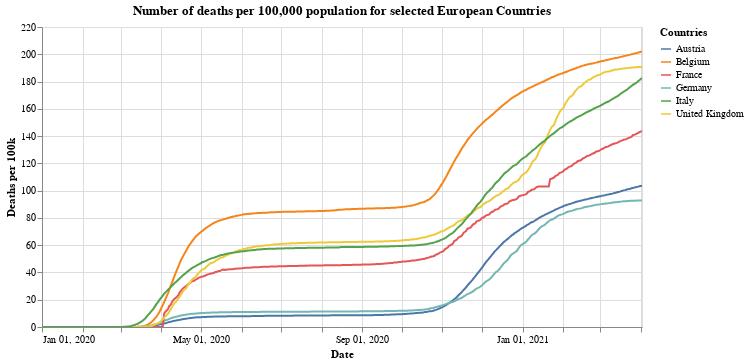

Here is the notebook cell this chart was saved with:
### Markdown cell above
## Total deaths per 100,000

### Code cell
#collapse
alt.Chart(x_small).mark_line().encode(
    x=alt.X("yearmonthdate(date):T", axis=alt.Axis(title='Date')),
    y=alt.Y("deaths_per:Q", axis=alt.Axis(title='Deaths per 100k')),
    tooltip='id',
    color=alt.Color('id', legend=alt.Legend(title="Countries")),
    opacity=alt.condition(leg_selection, alt.value(1), alt.value(0.2))
).add_selection(leg_selection).properties(title='Number of deaths per 100,000 population for selected European Countries', width=600).interactive()

### Figure 1 — Vega-Lite specification as saved in the notebook (floating-point values rounded to 4 significant figures; data arrays with more than 128 entries replaced by an {"elided": "..."} marker saying what was removed)
{"config": {"view": {"continuousWidth": 400, "continuousHeight": 300}}, "data": {"name": "data-763787f9ab4478f91dcff088de7c3f41"}, "mark": "line", "encoding": {"color": {"type": "nominal", "field": "id", "legend": {"title": "Countries"}}, "opacity": {"condition": {"value": 1, "selection": "selector001"}, "value": 0.2}, "tooltip": {"type": "nominal", "field": "id"}, "x": {"type": "temporal", "axis": {"title": "Date"}, "field": "date", "timeUnit": "yearmonthdate"}, "y": {"type": "quantitative", "axis": {"title": "Deaths per 100k"}, "field": "deaths_per"}}, "selection": {"selector001": {"type": "multi", "fields": ["id"], "bind": "legend"}, "selector003": {"type": "interval", "bind": "scales", "encodings": ["x", "y"]}}, "title": "Number of deaths per 100,000 population for selected European Countries", "width": 600, "$schema": "https://vega.github.io/schema/vega-lite/v4.8.1.json", "datasets": {"data-763787f9ab4478f91dcff088de7c3f41": {"elided": "2748 records"}}}
